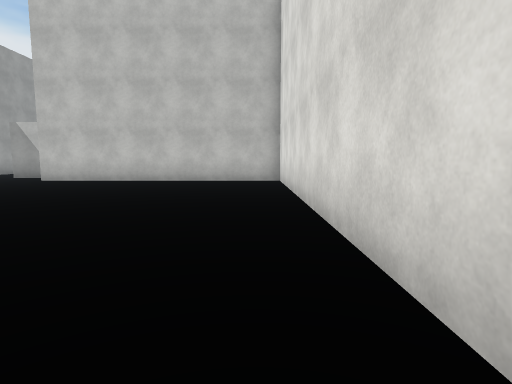
[1] (above)

19 first-person views from a walk through a 3-D level made in the Unity game engine. The camera is 1.3 m above the floor, tilts 6° down and sees 80° across. The floor is counted in squares, 2 m on a side. Each view is taken from the middle of a square. On the plan, view 1 faces up. The plan holds only what a view shows up to about 10 squares ahead; the rest is blank. The player character is not drawn. Surface patterns are stand-ins for the level's own textures.

[2]
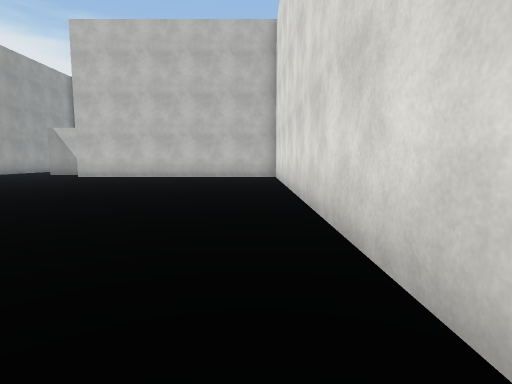

[3]
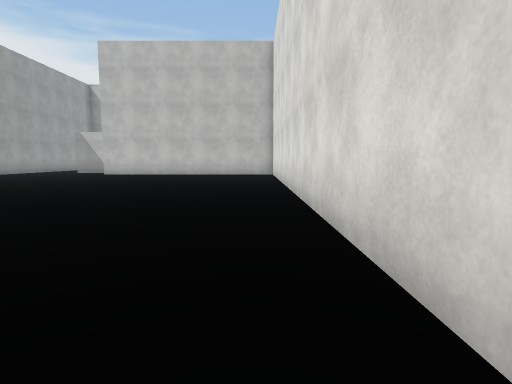

[4]
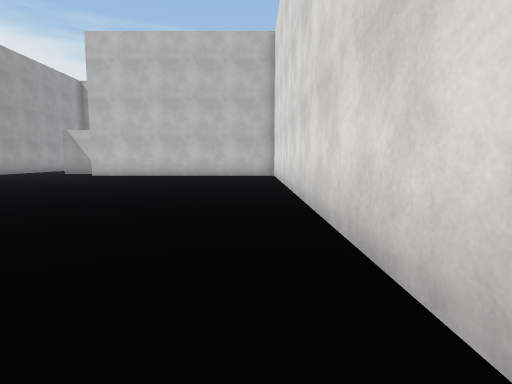

[5]
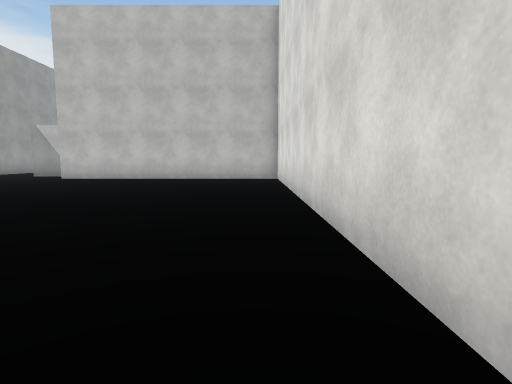

[6]
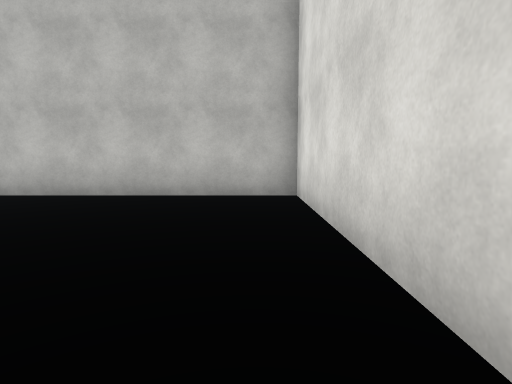

[7]
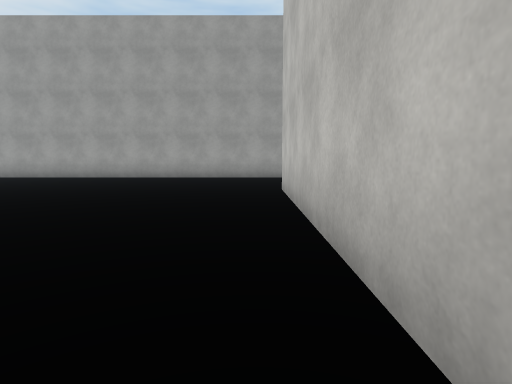

[8]
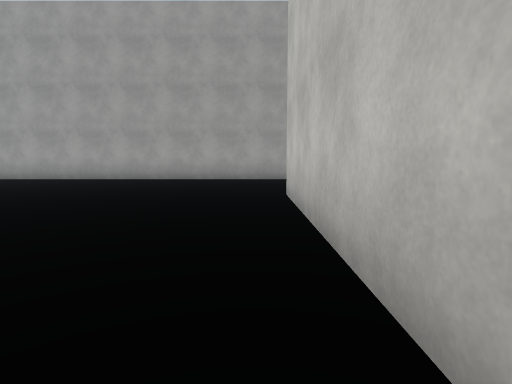

[9]
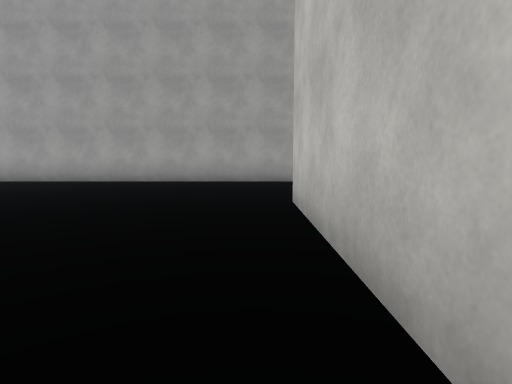

[10]
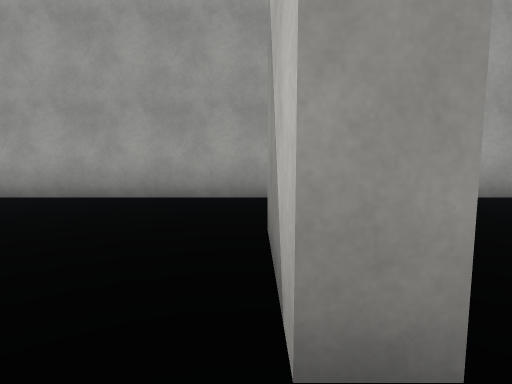

[11]
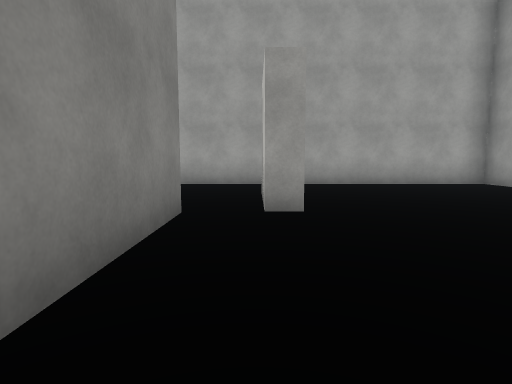

[12]
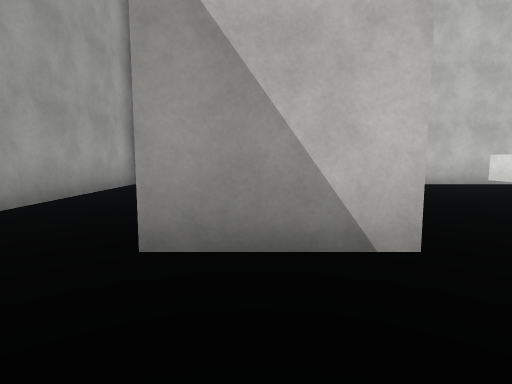

[13]
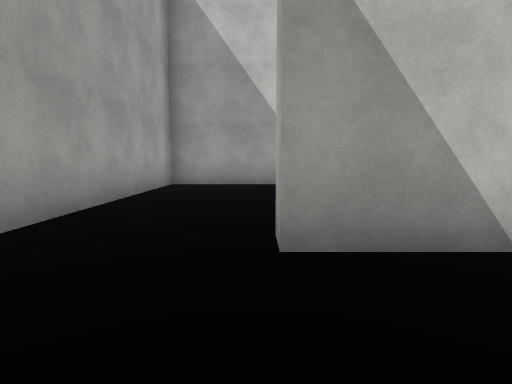

[14]
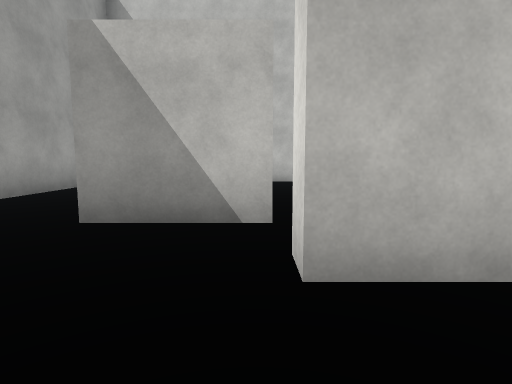

[15]
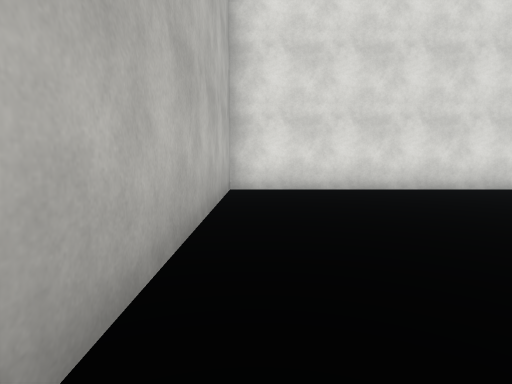

[16]
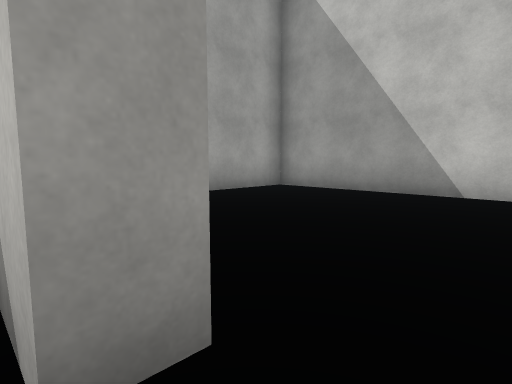

[17]
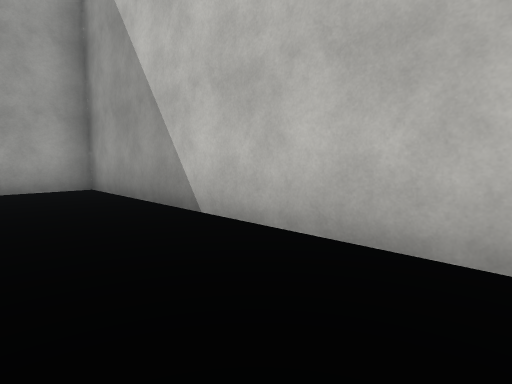

[18]
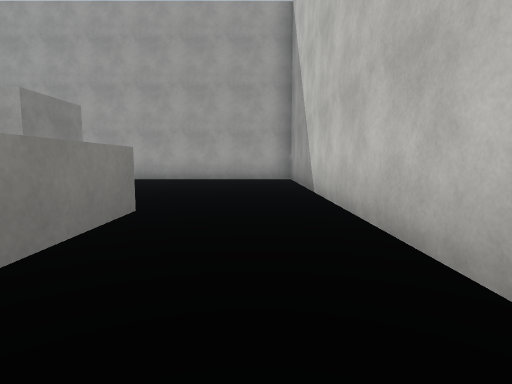

[19]
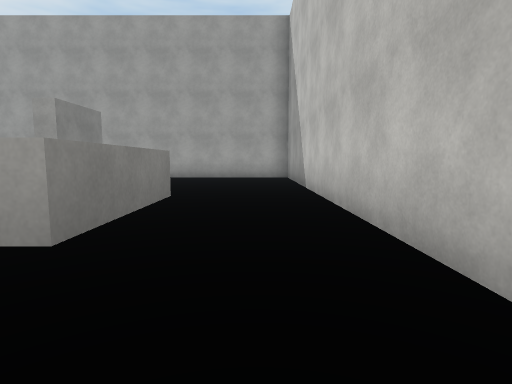

### Floor plan
Key: @ floor where view 1 was taken; # wall or solid block; . floor; ^ raised ledge.
Columns run from 12 left of view 1 to 1 right of it. Each row starts with its distance up from view 1.
 18 ############
 17 #...... ....
 16 #...... .....
 15 #........^^
 14 #........
 13 #....
 12 #...
 11 #...##.  .
 10 #.....########
  9 #............#
  8 #............#
  7 #............#
  6 #............#
  5 #............#
  4 #............#
  3 #............#
  2 #....  ......#
  1 #..     ...  #
  0             @#
 -1             .#
 -2             .#
 -3             .#
 -4             .

Where each view was taken, in squares from view 1:
view 1: 0 up, 0 right, facing up
view 2: 2 down, 0 right, facing up
view 3: 4 down, 0 right, facing up
view 4: 3 down, 0 right, facing up
view 5: 1 down, 0 right, facing up
view 6: 4 up, 0 right, facing up
view 7: 9 up, 0 right, facing left
view 8: 9 up, 1 left, facing left
view 9: 9 up, 2 left, facing left
view 10: 11 up, 6 left, facing left
view 11: 11 up, 3 left, facing left
view 12: 9 up, 8 left, facing up
view 13: 9 up, 9 left, facing up
view 14: 8 up, 7 left, facing up
view 15: 9 up, 6 left, facing right
view 16: 11 up, 6 left, facing up-left
view 17: 15 up, 4 left, facing up-left
view 18: 16 up, 1 left, facing left
view 19: 16 up, 0 right, facing left
